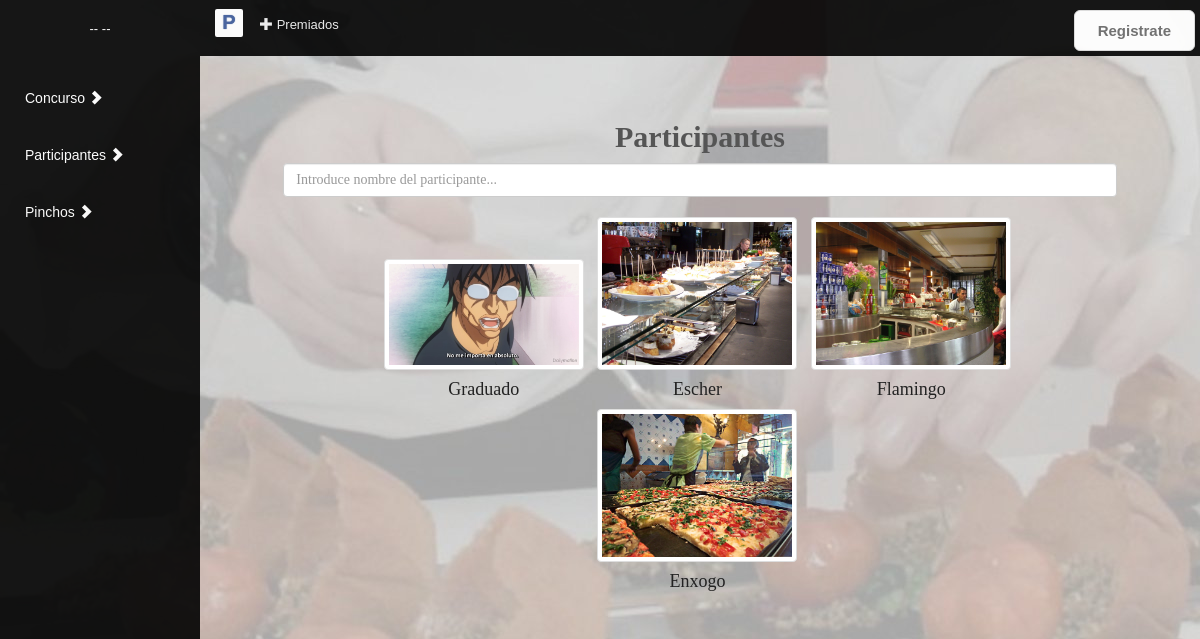
The page /index.php?controller=participante&action=busquedaParticipante on the database its author committed.
### tables this page shows
CREATE TABLE IF NOT EXISTS `participante` (
  `direccionP` VARCHAR(45) NOT NULL,
  `telefonoP` INT NOT NULL,
  `nombreLocalP` VARCHAR(45) NOT NULL,
  `horarioP` VARCHAR(45) NOT NULL,
  `paginaWebP` VARCHAR(45) NOT NULL,
  `fotoP` VARCHAR(45) NOT NULL,
  `usuarioEmail` VARCHAR(45) NOT NULL,
  PRIMARY KEY (`usuarioEmail`),
  FOREIGN KEY (`usuarioEmail`) REFERENCES `usuario` (`emailU`)
  );

### core/ViewManager.php (called while the page is built, shortened)
<?php
class ViewManager {
  private $variables = array();
  public function setVariable($varname, $value, $flash=false) {
    $this->variables[$varname] = $value;
  }
  public function getVariable($varname, $default=NULL) {
    if (!isset($this->variables[$varname])) {
      return $default;
    }
    return $this->variables[$varname];
  }
  public function render($controller, $viewname) {
    include(__DIR__."/../view/$controller/$viewname.php");
  }
  private static $viewmanager_singleton = NULL;
  public static function getInstance() {
    if (self::$viewmanager_singleton == null) {
      self::$viewmanager_singleton = new ViewManager();
    }
    return self::$viewmanager_singleton;
  }
}

### controller/ParticipanteController.php (called while the page is built, shortened)
<?php
require_once(__DIR__."/../model/Participantes.php");
require_once(__DIR__."/../core/ViewManager.php");
class ParticipanteController extends DBController {
  private $participante;
  public function __construct() {
    $this->participante = new Participantes();
  }
  public function busquedaParticipante(){
    $participantes_array = array();
    if (isset($_POST["datosBusqueda"])){
      $participantes_array = $this->participante->busquedaParticipante($_POST["datosBusqueda"]);
    } else {
      $participantes_array = $this->participante->listarParticipantes();
    }
    $this->view->setVariable("participantes", $participantes_array);
    $this->view->render("vistas", "buscarPart");
  }
}

### index.php (called while the page is built, shortened)
<?php
function run() {
  try {
    $controller = loadController($_GET["controller"]);
    $actionName = $_GET["action"];
    $controller->$actionName();
  } catch(Exception $ex) {
    die("An exception occured!!!!!".$ex->getMessage());
  }
}
function loadController($controllerName) {
  return new $controllerClassName();
}
run();
?>

### model/Participantes.php (called while the page is built, shortened)
<?php
class Participantes {
  public function listarParticipantes(){
    $db = PDOConnection::getInstance();
    $stmt = $db->prepare("SELECT `participante`.`nombreLocalP`, `participante`.`fotoP`, `participante`.`usuarioEmail` FROM participante, usuario WHERE ((`usuario`.`tipoU` = 'P') AND (`usuario`.`estadoU` = 1)) GROUP BY `participante`.`usuarioEmail`");
    $stmt->execute();
    $users_db = $stmt->fetchAll(PDO::FETCH_ASSOC);
    return $users_db;
  }
}

### view/vistas/buscarPart.php (the view, shortened to what this page needs)
<?php
include(__DIR__."/../layouts/inicio.php");
require_once(__DIR__."/../../core/ViewManager.php");
$view = ViewManager::getInstance();
$participantes = $view->getVariable("participantes");
?>
<div class="margensup" >
  <div class="column col-lg-10 col-md-10 col-sm-12 col-xs-12 col-md-offset-1" >
    <h2 class="alineado">Participantes</h2>
    <form class="form-horizontal" role="form" method="POST" action="index.php?controller=participante&action=busquedaParticipante" enctype="multipart/form-data">
      <div class="form-group separarformulario">
        <input class="form-control" placeholder="Introduce nombre del participante..." name="datosBusqueda">
      </div>
    </form>
    <ul class= "list-inline alineado">
      <?php
      foreach ($participantes as $participante): ?>
      <li>
        <a href="index.php?controller=participante&action=consultaParticipante&id=<?=$participante["usuarioEmail"];?>">
          <img src="./resources/img/participantes/<?php echo md5($participante["nombreLocalP"]); ?>.jpg" alt="./resources/img/participantes/<?php echo md5($participante["nombreLocalP"]) ?>.jpg" class="img-thumbnail" height="200" width="200">
          <h4> <?php echo $participante["nombreLocalP"]; ?></h4>
        </a>
      </li>
    <?php endforeach; ?>
  </ul>
</div>
</div>
<?php
include(__DIR__."../../layouts/pie.php");
?>

### resources/css/styles.css (style rules this page uses)
.fondo { background-color: #d6d6d6; background-image:url('../img/portada/portadaIn.jpg'); }
html, body { font-family: cursive; font-size:15px; color:#555555; }
a { color:#222222; }
.wrapper:before, .wrapper:after, .column:before, .column:after { content: ""; display: table; }
.wrapper:after, .column:after { clear: both; }
.separarformulario { margin-bottom:20px; }
.column { overflow: auto; *zoom:1; }
.margensup { margin-top:100px; }
.alineado { text-align:center; }
h1,h2,h3 { font-weight:800; }

### rows shown on the page
participante: shows a picture, nombreLocalP "Graduado"
participante: shows a picture, nombreLocalP "Escher"
participante: shows a picture, nombreLocalP "Flamingo"
participante: shows a picture, nombreLocalP "Enxogo"
